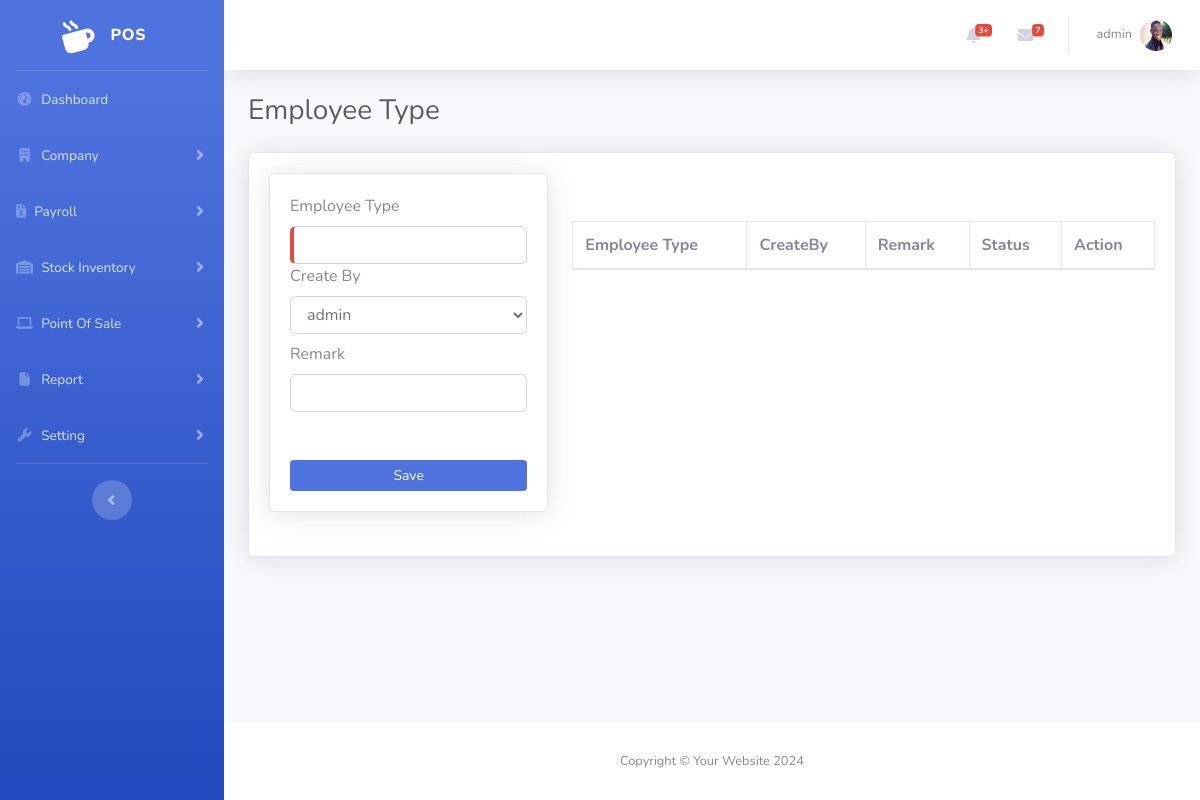
The app's page /admin/employee-type.php (signed in), older data.
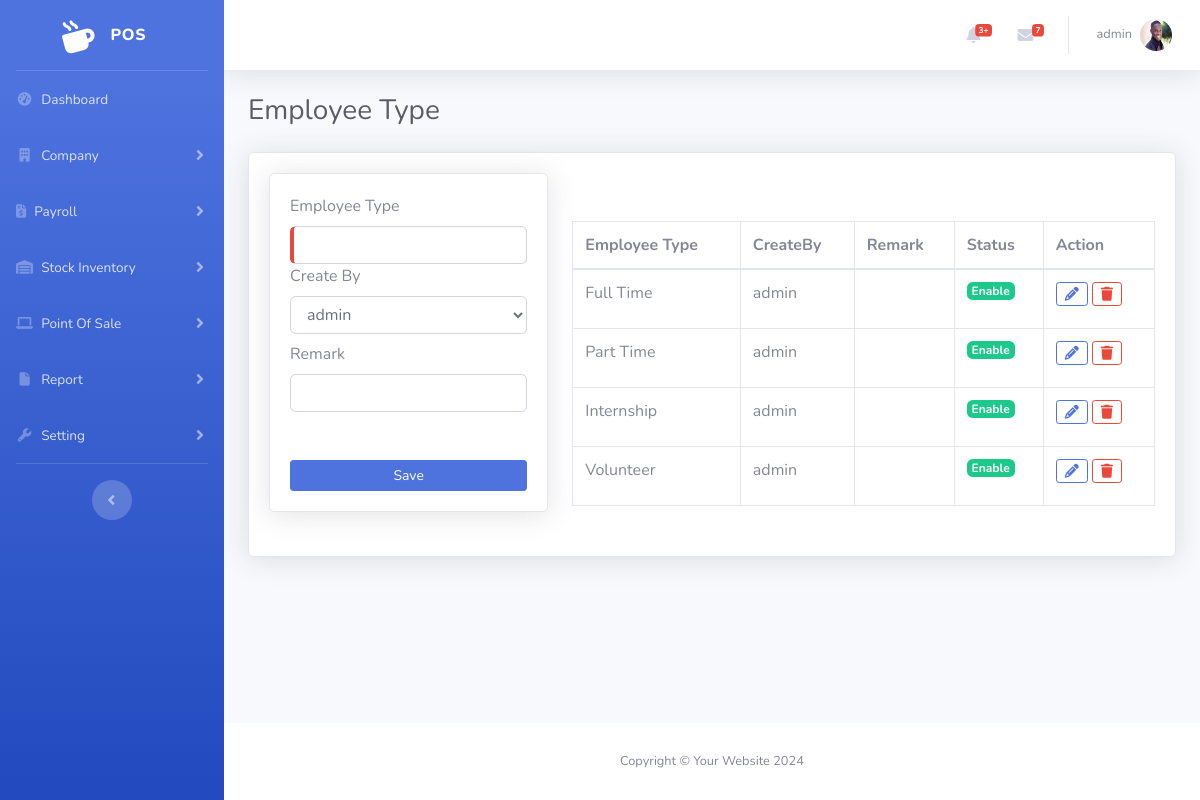
The same page, newer data.
### tables this page shows
CREATE TABLE `employeetype` (
  `Id` int(11) NOT NULL,
  `EmployeeType` varchar(200) NOT NULL,
  `CreateBy` int(11) NOT NULL,
  `Remark` text NOT NULL,
  `Status` tinyint(1) NOT NULL,
  `CreateAt` timestamp NOT NULL DEFAULT current_timestamp() ON UPDATE current_timestamp(),
  `UpdateAt` datetime NOT NULL,
  `del` int(11) NOT NULL DEFAULT 1
);

CREATE TABLE `user` (
  `Id` int(11) NOT NULL,
  `OutletId` int(11) DEFAULT NULL,
  `EmployeeId` int(11) DEFAULT NULL,
  `RoleId` int(11) DEFAULT NULL,
  `Username` varchar(120) NOT NULL,
  `Password` varchar(255) NOT NULL,
  `Remark` varchar(255) DEFAULT NULL,
  `Status` tinyint(1) DEFAULT 1,
  `CreateBy` int(11) DEFAULT NULL,
  `CreateAt` timestamp NOT NULL DEFAULT current_timestamp(),
  `UpdateAt` datetime DEFAULT NULL,
  `del` int(11) NOT NULL DEFAULT 1
);

### admin/employee-type.php (the view, shortened to what the changed rows need)
<?php
include('include/head.php');
?>
<!DOCTYPE html>
<html lang="en">
<head>
    <link href="vendor/fontawesome-free/css/all.min.css" rel="stylesheet" type="text/css">
    <link rel="stylesheet" href="https://cdnjs.cloudflare.com/ajax/libs/font-awesome/6.5.2/css/all.min.css" />
    <link href="css/sb-admin-2.min.css" rel="stylesheet">
    <link href="vendor/datatables/dataTables.bootstrap4.min.css" rel="stylesheet">
</head>
<body id="page-top">
    <div id="wrapper">
        <div id="content-wrapper" class="d-flex flex-column">
            <div id="content">
                <?php include './include/topbar.php' ?>
                <div class="container-fluid">
                    <div class="d-sm-flex align-items-center justify-content-between mb-4">
                        <h1 class="h3 mb-0 text-gray-800">Employee Type</h1>
                    </div>
                    <div class="card shadow mb-4">
                        <div class="card-body">
                            <div class="row">
                                <div class="col-8 mt-5">
                                    <div class="table-responsive">
                                        <table class="table table-bordered" id="dataTable" width="100%" cellspacing="0">
                                            <thead>
                                                <tr>
                                                    <th>Employee Type</th>
                                                    <th>CreateBy</th>
                                                    <th>Remark</th>
                                                    <th>Status</th>
                                                    <th>Action</th>
                                                </tr>
                                            </thead>
                                            <tbody>
                                                <?php
                                                $sqlemployeetype = "SELECT * FROM `employeetype` WHERE del=1";
                                                $item = $conn->query($sqlemployeetype);
                                                ?>
                                                <?php foreach ($item as $rowemployeetype) :
                                                    $createby = $conn->query("SELECT * FROM `user` WHERE Id=" . $rowemployeetype['CreateBy'])->fetch_assoc();
                                                ?>
                                                    <tr>
                                                        <td><?= $rowemployeetype['EmployeeType'] ?></td>
                                                        <td><?= $createby['Username'] ?></td>
                                                        <td><?= $rowemployeetype['Remark'] ?></td>
                                                        <td>
                                                            <?php
                                                            if ($rowemployeetype['Status'] == 1) {
                                                                echo '<p><a href="statusEmployeeType.php?Id=' . $rowemployeetype['Id'] . '&Status=0" class="badge badge-lg badge-success text-white">Enable</a></p>';
                                                            } else {
                                                                echo '<p><a href="statusEmployeeType.php?Id=' . $rowemployeetype['Id'] . '&Status=1" class="badge badge-secondary badge-lg text-white">Disable</a></p>';
                                                            }
                                                            ?>
                                                        </td>
                                                        <td>
                                                            <a href="employee-type.php?Id=<?= $rowemployeetype['Id'] ?>" class="btn btn-outline-primary btn-sm "><i class="fa fa-pencil"></i></a>
                                                            <button type="button" class="btn btn-outline-danger btn-sm" data-toggle="modal" data-target="#confirm-delete" data-href="employee-type.php?delId=<?= $rowemployeetype['Id'] ?>"><i class="fas fa-trash"></i></button>
                                                        </td>
                                                    </tr>
                                                <?php endforeach  ?>
                                            </tbody>
                                        </table>
                                    </div>
                                </div>
                            </div>
                        </div>
                    </div>
                </div>
            </div>
        </div>
    </div>
</body>
</html>

Row changes from the older to the newer data that the page shows:
added employeetype: EmployeeType "Full Time", user.Username "admin"
added employeetype: EmployeeType "Part Time", user.Username "admin"
added employeetype: EmployeeType "Internship", user.Username "admin"
added employeetype: EmployeeType "Volunteer", user.Username "admin"
